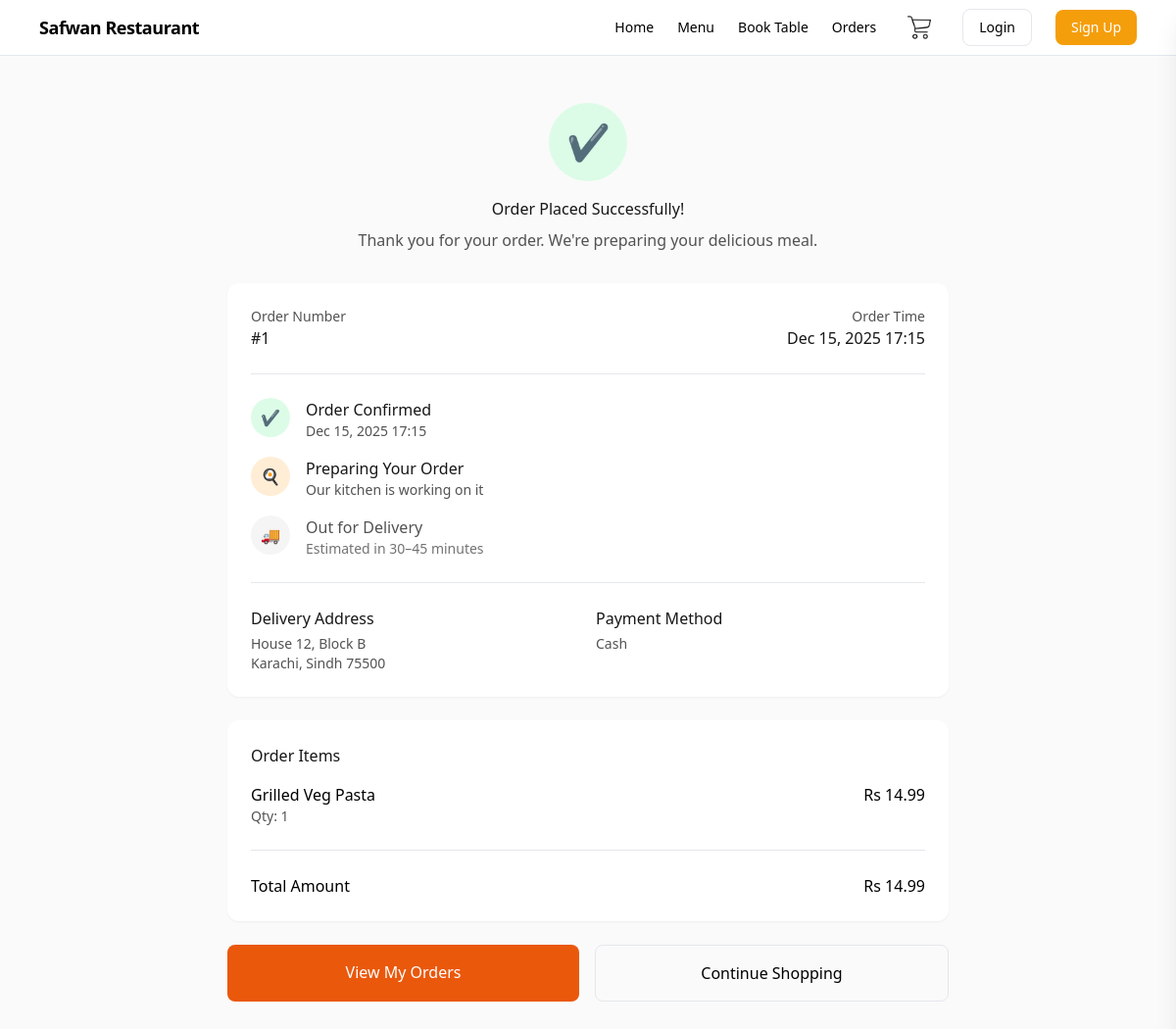
Page /order-confirmation/1/ on the committed database.
### restaurant/models.py (models this page shows, shortened)
class Order(models.Model):
    PAYMENT_CHOICES = [
        ("cash", "Cash"),
        ("card", "Card"),
    ]
    created_at = models.DateTimeField(auto_now_add=True)
    payment_method = models.CharField(max_length=10, choices=PAYMENT_CHOICES)
    address = models.ForeignKey(Address, on_delete=models.SET_NULL, null=True)
    total_amount = models.DecimalField(max_digits=10, decimal_places=2)
    status = models.CharField(max_length=20, default="pending")

class Address(models.Model):
    label = models.CharField(max_length=50)
    street = models.CharField(max_length=255)
    city = models.CharField(max_length=100)
    state = models.CharField(max_length=100)
    zip_code = models.CharField(max_length=20)

class OrderItem(models.Model):
    order = models.ForeignKey(
        Order,
        related_name="items",
        on_delete=models.CASCADE
    )
    menu_item = models.ForeignKey(Menu, on_delete=models.CASCADE)
    quantity = models.PositiveIntegerField()

class Menu(models.Model):
    name = models.CharField(max_length=200)
    description = models.TextField(max_length=1000, default="")
    price = models.DecimalField(max_digits=8, decimal_places=2)
    image_url = models.URLField(blank=True)
    category = models.CharField(max_length=20, default="main")
    is_vegetarian = models.BooleanField(default=False)
    is_available = models.BooleanField(default=True)

### restaurant/views.py (the view)
def order_confirmation(request, order_id):
    order = (
        Order.objects
        .prefetch_related("items__menu_item")
        .get(id=order_id)
    )
    return render(
        request,
        "pages/order_confirmation.html",
        {"order": order}
    )

### restaurant/templates/pages/order_confirmation.html
{% extends "base.html" %}
{% load static %}
{% block content %}
<div class="min-h-screen bg-neutral-50 py-12">
  <div class="max-w-3xl mx-auto px-4">
    <div class="text-center mb-8">
      <div class="inline-flex items-center justify-center w-20 h-20 bg-green-100 rounded-full mb-4">
        <span class="text-green-600 text-4xl">✔</span>
      </div>
      <h1 class="text-neutral-900 mb-2">Order Placed Successfully!</h1>
      <p class="text-neutral-600">
        Thank you for your order. We're preparing your delicious meal.
      </p>
    </div>
    <div class="bg-white rounded-xl shadow-sm p-6 mb-6">
      <div class="flex justify-between mb-6 pb-6 border-b">
        <div>
          <p class="text-neutral-600 text-sm">Order Number</p>
          <p class="text-neutral-900 font-medium">#{{ order.id }}</p>
        </div>
        <div class="text-right">
          <p class="text-neutral-600 text-sm">Order Time</p>
          <p class="text-neutral-900">
            {{ order.created_at|date:"M d, Y H:i" }}
          </p>
        </div>
      </div>
      <div class="space-y-4 mb-6">
        <div class="flex gap-4">
          <div class="w-10 h-10 bg-green-100 rounded-full flex items-center justify-center">✔</div>
          <div>
            <p class="text-neutral-900">Order Confirmed</p>
            <p class="text-neutral-600 text-sm">
              {{ order.created_at|date:"M d, Y H:i" }}
            </p>
          </div>
        </div>
        <div class="flex gap-4">
          <div class="w-10 h-10 bg-orange-100 rounded-full flex items-center justify-center">🍳</div>
          <div>
            <p class="text-neutral-900">Preparing Your Order</p>
            <p class="text-neutral-600 text-sm">Our kitchen is working on it</p>
          </div>
        </div>
        <div class="flex gap-4">
          <div class="w-10 h-10 bg-neutral-100 rounded-full flex items-center justify-center">🚚</div>
          <div>
            <p class="text-neutral-600">Out for Delivery</p>
            <p class="text-neutral-500 text-sm">Estimated in 30–45 minutes</p>
          </div>
        </div>
      </div>
      <div class="grid md:grid-cols-2 gap-4 pt-6 border-t">
        <div>
          <p class="text-neutral-900 mb-1">Delivery Address</p>
          <p class="text-neutral-600 text-sm">
            {{ order.address.street }}<br>
            {{ order.address.city }}, {{ order.address.state }}
            {{ order.address.zip_code }}
          </p>
        </div>
        <div>
          <p class="text-neutral-900 mb-1">Payment Method</p>
          <p class="text-neutral-600 text-sm capitalize">
            {{ order.payment_method }}
          </p>
        </div>
      </div>
    </div>
    <div class="bg-white rounded-xl shadow-sm p-6 mb-6">
      <h2 class="text-neutral-900 mb-4">Order Items</h2>
      <div class="space-y-4">
        {% for item in order.items.all %}
        <div class="flex justify-between">
          <div>
            <p>{{ item.menu_item.name }}</p>
            <p class="text-sm text-neutral-600">Qty: {{ item.quantity }}</p>
          </div>
          <p>
            Rs {{ item.menu_item.price|floatformat:2 }}
          </p>
        </div>
        {% endfor %}
      </div>
      <div class="mt-6 pt-6 border-t flex justify-between font-medium">
        <span>Total Amount</span>
        <span>Rs {{ order.total_amount|floatformat:2 }}</span>
      </div>
    </div>
    <div class="flex flex-col sm:flex-row gap-4">
      <a
        href="{% url 'ordersPage' %}"
        class="flex-1 text-center px-6 py-4 bg-orange-600 text-white rounded-lg hover:bg-orange-700"
      >
        View My Orders
      </a>
      <a
        href="{% url 'menu' %}"
        class="flex-1 text-center px-6 py-4 border rounded-lg hover:bg-neutral-50"
      >
        Continue Shopping
      </a>
    </div>
  </div>
</div>
{% endblock %}

### restaurant/templates/base.html (shortened to what this page needs)
{% load static %}
<!DOCTYPE html>
<html lang="en">
<head>
  <script src="https://cdn.tailwindcss.com"></script>
</head>
<body class="min-h-screen bg-white">
  {% include "partials/header.html" %}
  <main>
    {% block content %}{% endblock %}
  </main>
</body>
</html>

### restaurant/templates/partials/header.html (shortened to what this page needs)
{% load static %}
<header class="sticky top-0 z-40 w-full bg-white border-b border-slate-200">
  <div class="max-w-6xl mx-auto px-4 h-14 flex justify-between items-center">
    <a href="/" class="text-lg font-semibold tracking-tight whitespace-nowrap">
      Safwan Restaurant
    </a>
    <nav class="hidden md:flex items-center gap-6 text-sm">
      <a href="/" class="hover:text-amber-600">Home</a>
      <a href="{% url 'menu' %}" class="hover:text-amber-600">Menu</a>
      <a href="{% url 'book' %}" class="hover:text-amber-600">Book Table</a>
      <a href="{% url 'ordersPage' %}" class="hover:text-amber-600">Orders</a>
      <button
        onclick="openCart()"
        class="relative p-2 rounded-lg hover:bg-slate-100 transition"
        aria-label="Open cart"
      >
        <img
          src="{% static 'img/shopping-cart.png' %}"
          alt="Shopping Cart"
          class="w-6 h-6"
        />
      </button>
      <button
        onclick="openAuthModal('login')"
        class="px-4 py-2 border rounded-lg hover:bg-slate-100 transition"
      >
        Login
      </button>
      <button
        onclick="openAuthModal('signup')"
        class="px-4 py-2 bg-amber-500 text-white rounded-lg hover:bg-amber-600 transition"
      >
        Sign Up
      </button>
    </nav>
  </div>
</header>

### restaurant/templates/partials/cart_sidebar.html (shortened to what this page needs)
{% load static %}

### rows in the picture
Order: id "1", created_at "Dec 15, 2025 17:15", address.street "House 12, Block B", address.city "Karachi", address.state "Sindh", address.zip_code "75500", payment_method "Cash", total_amount "14.99"
OrderItem: menu_item.name "Grilled Veg Pasta", quantity "1", menu_item.price "14.99"
